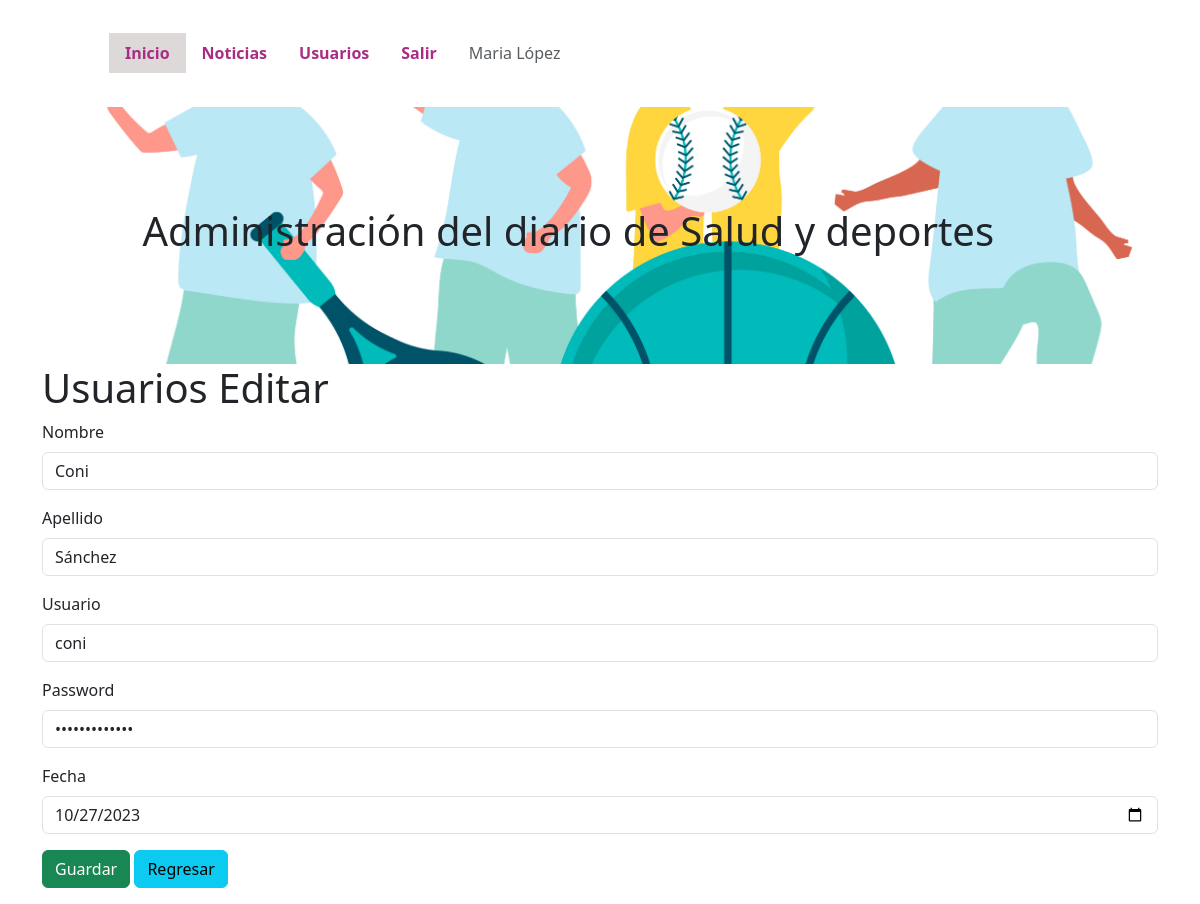
Page /admin/usuarios_editar.php?id_usuario=17 (signed in) on the committed database.
### tables this page shows
CREATE TABLE `usuarios` (
  `id_usuario` int(11) NOT NULL,
  `nombre` varchar(30) NOT NULL,
  `apellido` varchar(30) NOT NULL,
  `usuario` varchar(30) NOT NULL,
  `password` varchar(30) NOT NULL,
  `tipo_usuario` varchar(10) NOT NULL,
  `fecha` date DEFAULT NULL
);

### admin/usuarios_editar.php (the view, shortened to what this page needs)
<?php
extract($_REQUEST);
?>
<!DOCTYPE html>
<html lang="es">
<head>
    <link href="../lib/bootstrap-5.3.2/css/bootstrap.min.css" rel="stylesheet">
    <link href="https://cdn.jsdelivr.net/npm/summernote@0.8.18/dist/summernote.min.css" rel="stylesheet">
</head>
<body>
    <div class="container">
        <?php require("menu.php"); ?>
        <h1>Usuarios Editar</h1>
        <?php
        require("conexion.php");
        $conexion = mysqli_connect($server_db, $usuario_db, $password_db)
            or die("No se puede conectar con el servidor");
        mysqli_select_db($conexion, $base_db)
            or die("No se puede seleccionar la base de datos");
        $instruccion="select * from usuarios where id_usuario=$id_usuario";
        $consulta=mysqli_query($conexion,$instruccion) or die("no pudo consultar");
        $resultado=mysqli_fetch_array($consulta);
        ?>
        <form action="usuarios_editar_guardar.php" method="post" enctype="multipart/form-data">
            <div class="mb-3">
                <label for="nombre" class="form-label">Nombre</label>
                <input type="text" class="form-control" id="nombre" name="nombre" placeholder="nombre" required value="<?php print($resultado['nombre']);?>">
            </div>
            <div class="mb-3">
                <label for="apellido" class="form-label">Apellido</label>
                <input type="text" class="form-control" id="apellido" name="apellido" required value="<?php print($resultado['apellido']);?>">
            </div>
            <div class="mb-3">
                <label for="usuario" class="form-label">Usuario</label>
                <input type="text" class="form-control" id="usuario" name="usuario" required value="<?php print($resultado['usuario']);?>">
            </div>
            <div class="mb-3">
                <label for="password" class="form-label">Password</label>
                <input type="password" class="form-control" id="password" name="password" required value="<?php print($resultado['password']);?>">
            </div>
            <div class="mb-3">
                <label for="fecha" class="form-label">Fecha</label>
                <input type="date" class="form-control" id="fecha" name="fecha" required value="<?php print($resultado['fecha']);?>">
            </div>
            <div class="mb-3">
                <input type="submit" class="btn btn-success" id="enviar" name="enviar" value="Guardar">
                <a href="usuarios.php" class="btn btn-info">Regresar</a>
            </div>
        </form>
    </div>
</body>
</html>

### rows in the picture
usuarios: nombre "Coni", apellido "Sánchez", usuario "coni", fecha "10/27/2023"

### other values in the picture
$_SESSION['nombre'] "Maria"
$_SESSION['apellido'] "López"
